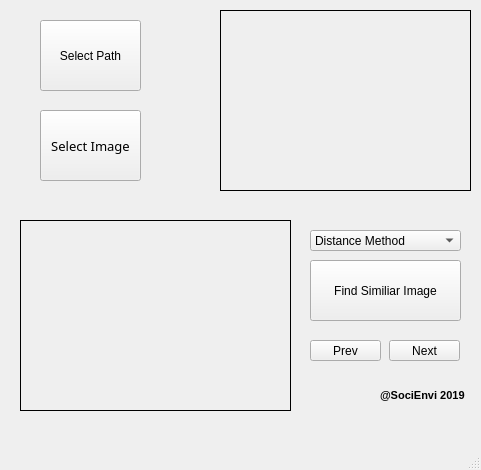
<?xml version="1.0" encoding="UTF-8"?>
<ui version="4.0">
 <class>MainWindow</class>
 <widget class="QMainWindow" name="MainWindow">
  <property name="geometry">
   <rect>
    <x>0</x>
    <y>0</y>
    <width>481</width>
    <height>470</height>
   </rect>
  </property>
  <property name="windowTitle">
   <string>MainWindow</string>
  </property>
  <widget class="QWidget" name="centralwidget">
   <widget class="QPushButton" name="ImageBtn">
    <property name="geometry">
     <rect>
      <x>40</x>
      <y>110</y>
      <width>101</width>
      <height>71</height>
     </rect>
    </property>
    <property name="font">
     <font>
      <family>Century Gothic</family>
      <pointsize>10</pointsize>
      <weight>50</weight>
      <bold>false</bold>
     </font>
    </property>
    <property name="text">
     <string>Select Image</string>
    </property>
   </widget>
   <widget class="QLabel" name="imageSrc">
    <property name="geometry">
     <rect>
      <x>220</x>
      <y>10</y>
      <width>251</width>
      <height>181</height>
     </rect>
    </property>
    <property name="frameShape">
     <enum>QFrame::Box</enum>
    </property>
    <property name="text">
     <string/>
    </property>
   </widget>
   <widget class="QPushButton" name="FindBtn">
    <property name="geometry">
     <rect>
      <x>310</x>
      <y>260</y>
      <width>151</width>
      <height>61</height>
     </rect>
    </property>
    <property name="text">
     <string>Find Similiar Image</string>
    </property>
   </widget>
   <widget class="QLabel" name="imageRes">
    <property name="geometry">
     <rect>
      <x>20</x>
      <y>220</y>
      <width>271</width>
      <height>191</height>
     </rect>
    </property>
    <property name="frameShape">
     <enum>QFrame::Box</enum>
    </property>
    <property name="text">
     <string/>
    </property>
   </widget>
   <widget class="QPushButton" name="PathBtn">
    <property name="geometry">
     <rect>
      <x>40</x>
      <y>20</y>
      <width>101</width>
      <height>71</height>
     </rect>
    </property>
    <property name="text">
     <string>Select Path</string>
    </property>
   </widget>
   <widget class="QLabel" name="Socienvi">
    <property name="geometry">
     <rect>
      <x>380</x>
      <y>380</y>
      <width>101</width>
      <height>31</height>
     </rect>
    </property>
    <property name="font">
     <font>
      <pointsize>8</pointsize>
      <weight>75</weight>
      <bold>true</bold>
     </font>
    </property>
    <property name="text">
     <string>@SociEnvi 2019</string>
    </property>
   </widget>
   <widget class="QPushButton" name="NextBtn">
    <property name="geometry">
     <rect>
      <x>389</x>
      <y>340</y>
      <width>71</width>
      <height>21</height>
     </rect>
    </property>
    <property name="text">
     <string>Next</string>
    </property>
   </widget>
   <widget class="QPushButton" name="PrevBtn">
    <property name="geometry">
     <rect>
      <x>310</x>
      <y>340</y>
      <width>71</width>
      <height>21</height>
     </rect>
    </property>
    <property name="text">
     <string>Prev</string>
    </property>
   </widget>
   <widget class="QComboBox" name="comboBox">
    <property name="geometry">
     <rect>
      <x>310</x>
      <y>230</y>
      <width>151</width>
      <height>21</height>
     </rect>
    </property>
    <item>
     <property name="text">
      <string>Distance Method</string>
     </property>
    </item>
    <item>
     <property name="text">
      <string>Cosine Method</string>
     </property>
    </item>
   </widget>
  </widget>
  <widget class="QMenuBar" name="menubar">
   <property name="geometry">
    <rect>
     <x>0</x>
     <y>0</y>
     <width>481</width>
     <height>23</height>
    </rect>
   </property>
  </widget>
  <widget class="QStatusBar" name="statusbar"/>
 </widget>
 <resources/>
 <connections/>
</ui>
